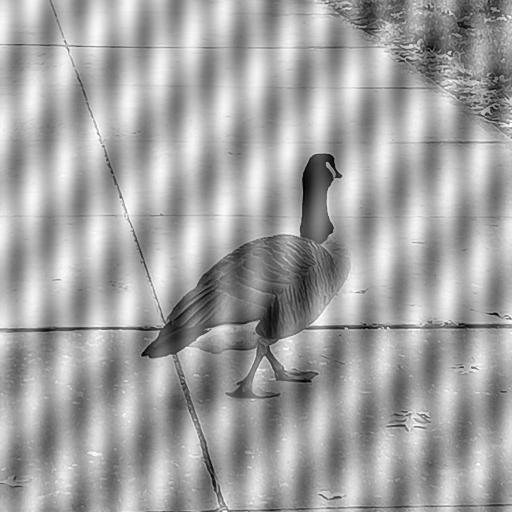
#> input picture Assets/freq_noise/two_noise.jpg, 512 x 512 px, found by its file name
$ jupyter execute Lab_5_Frequency_Domanin_Filtering.ipynb   (older library calls are emulated)
#> lines starting #> are read from the running program, lines starting #| are printed output that depends on the picture; after the words box and inside, x2 and y2 are one past the last pixel; in counts of white or black regions, pixels touching at a corner belong together
[cell 1]
import cv2
import numpy as np
import matplotlib.pyplot as plt

asset_dir = '../Assets/freq_noise/'

[cell 2]
def calculate_distance(u, v, M, N, notch_u, notch_v, negative=False):
    center_u = M / 2
    center_v = N / 2
    uk = notch_u - center_u
    vk = notch_v - center_v

    if negative:
        # D_-k(u,v) = [(u - M/2 + uk)^2 + (v - N/2 + vk)^2]^(1/2)
        distance = np.sqrt((u - center_u + uk)**2 + (v - center_v + vk)**2)
    else:
        # D_k(u,v) = [(u - M/2 - uk)^2 + (v - N/2 - vk)^2]^(1/2)
        distance = np.sqrt((u - center_u - uk)**2 + (v - center_v - vk)**2)

    return distance

[cell 3]
def calculate_HNR(u, v, M, N, uk, vk, D0k, n):
    Dk = calculate_distance(u, v, M, N, uk, vk, negative=False)
    D_neg_k = calculate_distance(u, v, M, N, uk, vk, negative=True)

    # div by zero prevention
    Dk = np.where(Dk == 0, 1e-10, Dk)
    D_neg_k = np.where(D_neg_k == 0, 1e-10, D_neg_k)

    # H1 = 1/(1 + (D0k/Dk)^(2n))
    H1 = 1.0 / (1.0 + (D0k / (Dk))**(2 * n))

    # H2 = 1/(1 + (D0k/D_-k)^(2n))
    H2 = 1.0 / (1.0 + (D0k / (D_neg_k))**(2 * n))

    HNR = H1 * H2

    return HNR

[cell 4]
def gen_mask(img_shape, notch_pairs, D0k, n):
    M, N = img_shape

    u = np.arange(M)
    v = np.arange(N)
    u, v = np.meshgrid(u, v, indexing='ij')

    mask = np.ones((M, N), dtype=np.float64)

    for uk, vk in notch_pairs:
        HNR = calculate_HNR(u, v, M, N, uk, vk, D0k, n)
        mask *= HNR

    return mask

[cell 5]
img_input = cv2.imread(asset_dir+'two_noise.jpg', 0)
#> img_input is the input picture: shape (512, 512); min 0, max 255, mean 162.7
img = img_input.copy()
image_size = img.shape[0] * img.shape[1]
#> image_size = 262144

[cell 6]
notch_pair_1 = [(272,256)]
D0k_1 = 5
n_1 = 2

notch_pair_2 = [(261,261)]
D0k_2 = 20
n_2 = 2

mask_1 = gen_mask(img.shape, notch_pair_1, D0k_1, n_1)
mask_2 = gen_mask(img.shape, notch_pair_2, D0k_2, n_2)
mask_final = mask_1 * mask_2

[cell 7]
ft = np.fft.fft2(img)
ft_shift = np.fft.fftshift(ft)
magnitude_spectrum_ac = np.abs(ft_shift)
magnitude_spectrum = 20 * np.log(np.abs(ft_shift)+1)
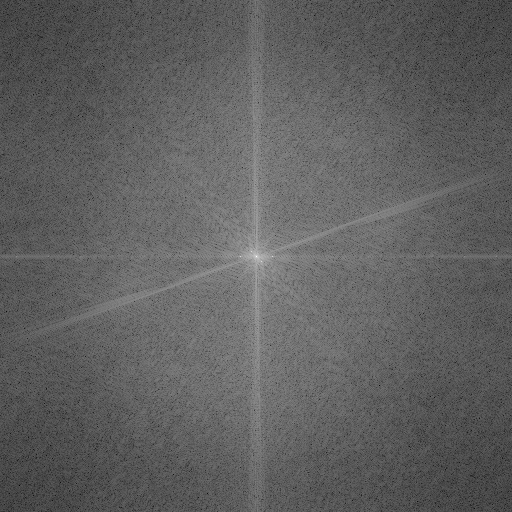
#> magnitude_spectrum: shape (512, 512) float64; min 30.51, max 351.4, mean 151.3; drawn with min black and max white
magnitude_spectrum = cv2.normalize(magnitude_spectrum, None,0,255,cv2.NORM_MINMAX,dtype=cv2.CV_8U)
ang = np.angle(ft_shift)
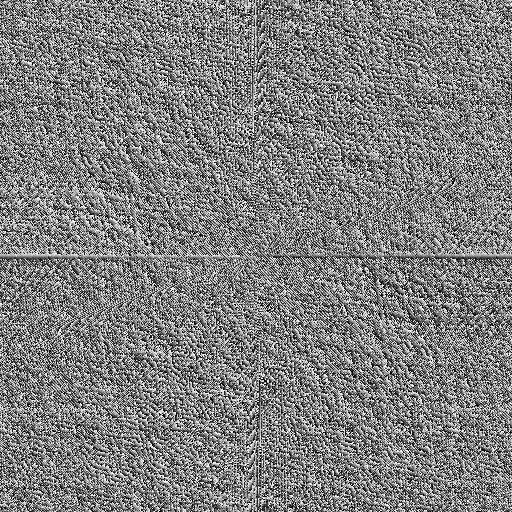
#> ang: shape (512, 512) float64; min -3.14, max 3.14, mean -3.69e-18; drawn with min black and max white
ang_ = cv2.normalize(ang, None,0,255,cv2.NORM_MINMAX,dtype=cv2.CV_8U)

magnitude_spectrum_ac = magnitude_spectrum_ac * mask_final
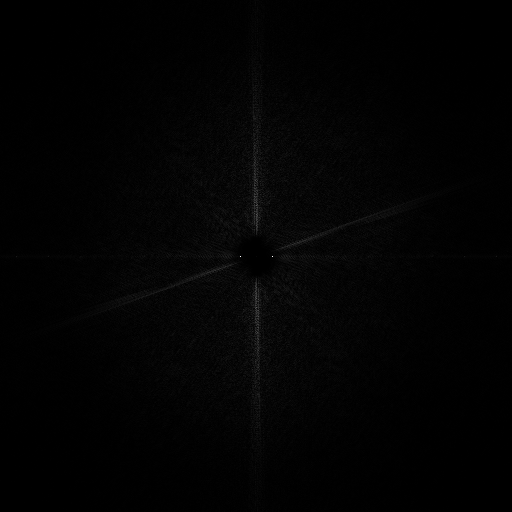
#> magnitude_spectrum_ac: shape (512, 512) float64; min 5.11e-40, max 279645.1, mean 3397.3; drawn with min black and max white
magnitude_spectrum_ac[272,256] = 0
#> magnitude_spectrum_ac: shape (512, 512) float64; under 0.01% of pixels changed, all inside (x1, y1, x2, y2) = (256, 272, 257, 273)
magnitude_spectrum_ac[261,261] = 0
#> magnitude_spectrum_ac: shape (512, 512) float64; min 0, max 279645.1, mean 3397.3

## phase add F(u,v)=∣F(u,v)∣*e^jθ(u,v)
final_result = np.multiply(magnitude_spectrum_ac, np.exp(1j*ang))

# inverse fourier
img_back = np.real(np.fft.ifft2(np.fft.ifftshift(final_result)))
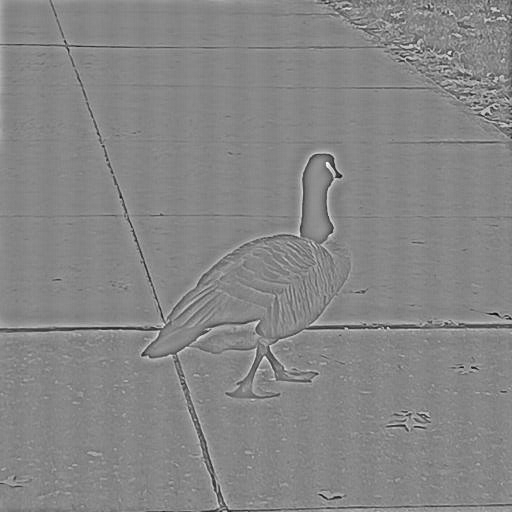
#> img_back: shape (512, 512) float64; min -118.9, max 106.8, mean 0; drawn with min black and max white
img_back_scaled = cv2.normalize(img_back, None, 0,255,cv2.NORM_MINMAX,dtype=cv2.CV_8U)
mask_final = cv2.normalize(mask_final, None,0,255,cv2.NORM_MINMAX,dtype=cv2.CV_8U)
mask_1 = cv2.normalize(mask_1, None,0,255,cv2.NORM_MINMAX,dtype=cv2.CV_8U)
mask_2 = cv2.normalize(mask_2, None,0,255,cv2.NORM_MINMAX,dtype=cv2.CV_8U)

[cell 8]
fig, axs = plt.subplots(2,3, figsize=(15,10))
axs[0,0].imshow(img_input, cmap='gray')
axs[0,0].set_title('Input Image')
axs[0,1].imshow(magnitude_spectrum, cmap='gray')
axs[0,1].set_title('Magnitude Spectrum')
axs[0,2].imshow(ang_, cmap='gray')
axs[0,2].set_title('Phase Spectrum')
axs[1,0].imshow(mask_1, cmap='gray')
axs[1,0].set_title('Butterworth Notch Reject Filter Mask')
axs[1,1].imshow(mask_2, cmap='gray')
axs[1,1].set_title('Butterworth Notch Reject Filter Mask 2')
axs[1,2].imshow(img_back_scaled, cmap='gray')
axs[1,2].set_title('Filtered Image')

for ax in axs.flat:
    ax.axis('off')

plt.show()
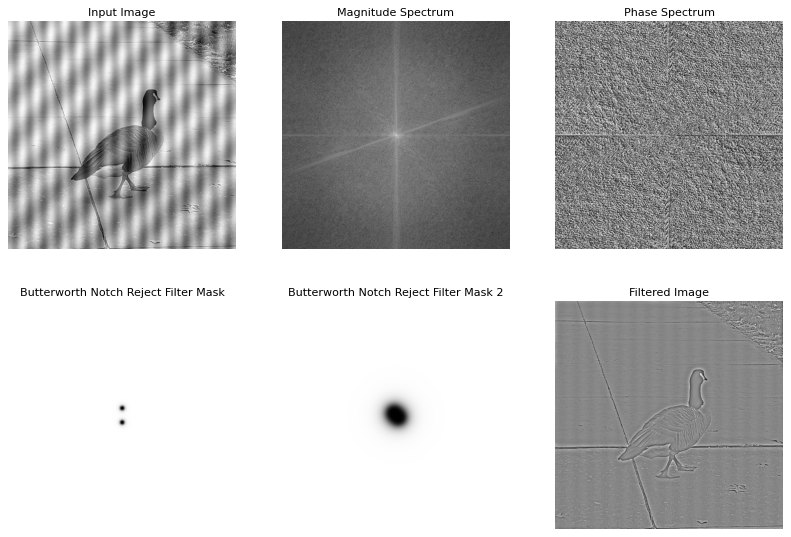
#> figure drawn by matplotlib, 6 panels

[cell 9]
notch_pair = [(272,256), (261,261)]
D0k = 5
n = 2

mask = gen_mask(img.shape, notch_pair, D0k, n)
mask = cv2.normalize(mask, None,0,255,cv2.NORM_MINMAX,dtype=cv2.CV_8U)
plt.imshow(mask, cmap='gray')
plt.title('Butterworth Notch Reject Filter Mask')
plt.show()
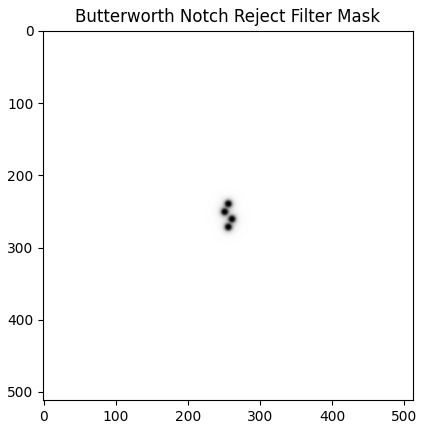
#> figure drawn by matplotlib, 1 panel
